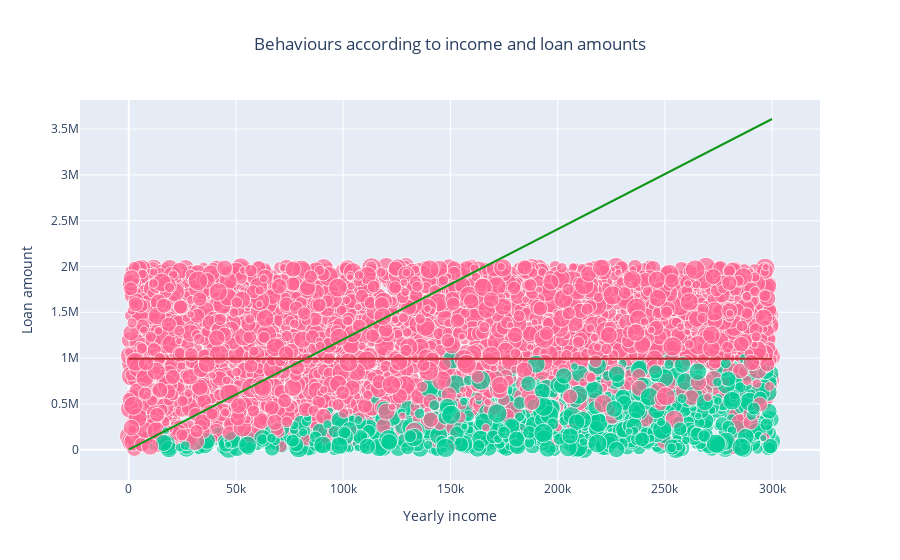

Notebook code cell kept with this figure:
### Code cell
fig = go.Figure()
fig.add_trace(go.Scatter(
                 x=datasink[get_decision_borrower_yearly_income],
                 y=datasink[get_decision_amount],
                 mode='markers',
                 marker_size=array_normalize(datasink[get_decision_borrower_credit_score], 20), 
                 marker_color=set_colors(datasink[get_decision_approval]),
                 text=datasink[get_decision_approval], 
                 hovertext=datasink[get_decision_id],
                 hovertemplate="<b>Income:</b> %{x}<br><b>Loan amount:</b> %{y}<br><b>Approval:</b> %{text}<br><b>Id:</b> %{hovertext}<extra></extra>",
                 name='V1'
))


fig.add_trace(
    go.Scatter(
        x=np.array([0, max(datasink[get_decision_borrower_yearly_income])]),
        y=max(datasink.query(select_approved_decision)[get_decision_amount]/datasink.query(select_approved_decision)[get_decision_borrower_yearly_income])*np.array([0, max(datasink[get_decision_borrower_yearly_income])]),
        mode="lines",
        line=go.scatter.Line(color="#109618"),
        showlegend=False)
)
fig.add_trace(
    go.Scatter(
        x=np.array([0, max(datasink[get_decision_borrower_yearly_income])]),
        y=max(datasink.query(select_approved_decision)[get_decision_amount])*np.array([1, 1]),
        mode="lines",
        line=go.scatter.Line(color="#B82E2E"),
        showlegend=False)
)


fig.update_xaxes(title_text='Yearly income')
fig.update_yaxes(title_text='Loan amount')

fig.update_layout(
    barmode='stack', 
    showlegend=False,
    title={'text': f"Behaviours according to income and loan amounts",
          'x':0.5,
          'xanchor': 'center'
    })

iplot(fig)

### Figure 1 — Plotly figure (JSON) as saved in the notebook; plotly's stock layout.template omitted (floating-point values rounded to 4 significant figures; data arrays with more than 128 entries replaced by an {"elided": "..."} marker saying what was removed)
{"data": [{"hovertemplate": "<b>Income:</b> %{x}<br><b>Loan amount:</b> %{y}<br><b>Approval:</b> %{text}<br><b>Id:</b> %{hovertext}<extra></extra>", "hovertext": {"elided": "5000 str values"}, "marker": {"color": {"elided": "5000 str values"}, "size": {"elided": "5000 float values"}}, "mode": "markers", "name": "V1", "text": {"elided": "5000 bool values"}, "type": "scatter", "x": {"elided": "5000 int values"}, "y": {"elided": "5000 int values"}}, {"line": {"color": "#109618"}, "mode": "lines", "showlegend": false, "type": "scatter", "x": [0, 299943], "y": [0, 3610000.0]}, {"line": {"color": "#B82E2E"}, "mode": "lines", "showlegend": false, "type": "scatter", "x": [0, 299943], "y": [992567, 992567]}], "layout": {"autosize": true, "barmode": "stack", "showlegend": false, "title": {"text": "Behaviours according to income and loan amounts", "x": 0.5, "xanchor": "center"}, "xaxis": {"autorange": true, "range": [-22810.0, 322400.0], "title": {"text": "Yearly income"}, "type": "linear"}, "yaxis": {"autorange": true, "range": [-501900.0, 3826000.0], "title": {"text": "Loan amount"}, "type": "linear"}}}
